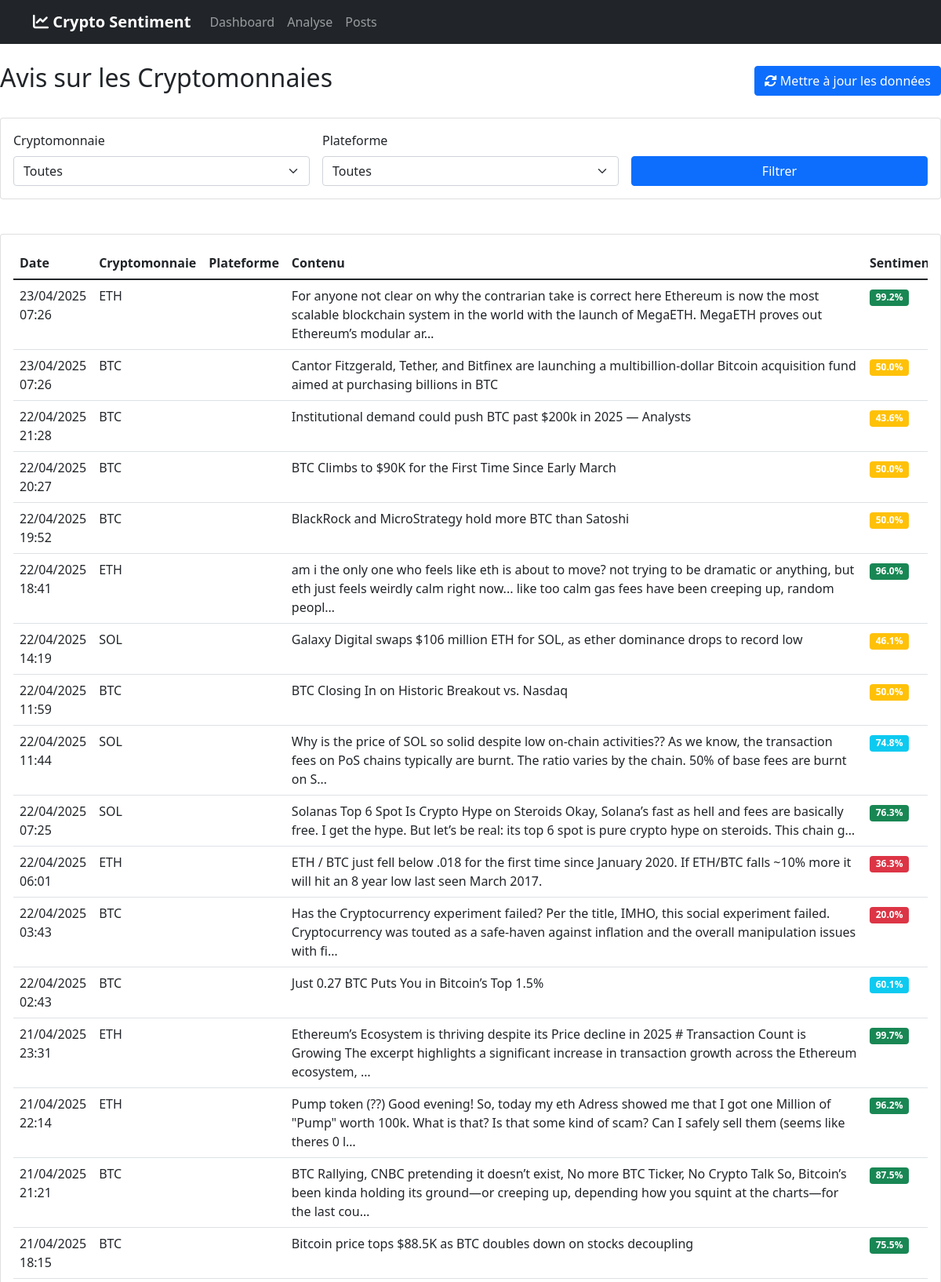
/posts/ (upper part), run on the app's committed database.
### crypto_sentiment/models.py (models this page shows, shortened)
class SocialMediaPost(models.Model):
    PLATFORM_CHOICES = [
        ('reddit', 'Reddit'),
        ('4chan', '4chan'),
    ]
    cryptocurrency = models.ForeignKey(Cryptocurrency, on_delete=models.CASCADE)
    content = models.TextField()
    platform = models.CharField(max_length=10, choices=PLATFORM_CHOICES)
    created_at = models.DateTimeField(auto_now_add=True)
    collected_at = models.DateTimeField(default=timezone.now)
    sentiment_score = models.FloatField(null=True, blank=True)
    post_id = models.CharField(max_length=100, unique=True, null=True, blank=True)

class Cryptocurrency(models.Model):
    name = models.CharField(max_length=100)
    symbol = models.CharField(max_length=10, unique=True)
    created_at = models.DateTimeField(auto_now_add=True)

### crypto_sentiment/views.py (the view)
# urls.py: path('posts/', views.posts_list, name='posts_list'),
def posts_list(request):
    posts = SocialMediaPost.objects.select_related('cryptocurrency').order_by('-created_at')
    crypto_symbol = request.GET.get('crypto')
    if crypto_symbol:
        posts = posts.filter(cryptocurrency__symbol=crypto_symbol)
    platform = request.GET.get('platform')
    if platform:
        posts = posts.filter(platform__iexact=platform)  # Utiliser iexact pour une comparaison insensible à la casse
    cryptocurrencies = Cryptocurrency.objects.all()
    context = {
        'posts': posts,
        'cryptocurrencies': cryptocurrencies,
        'selected_crypto': crypto_symbol,
        'selected_platform': platform,
    }
    return render(request, 'crypto_sentiment/posts_list.html', context)

### crypto_sentiment/templatetags/crypto_tags.py (called while the page is built)
@register.filter
def get_sentiment_class(score):
    if score is None:
        return 'secondary'  # Gris pour les valeurs manquantes
    if score >= 75:
        return 'success'    # Vert pour très positif
    elif score >= 60:
        return 'info'       # Bleu pour positif
    elif score >= 40:
        return 'warning'    # Jaune pour neutre
    else:
        return 'danger'     # Rouge pour négatif

### crypto_sentiment/templates/crypto_sentiment/posts_list.html (shortened to what this page needs)
{% extends 'crypto_sentiment/base.html' %}
{% load static %}
{% load crypto_tags %}
{% block content %}
<div class="row mb-4">
    <div class="col-md-12">
        <div class="d-flex justify-content-between align-items-center">
            <h2>Avis sur les Cryptomonnaies</h2>
            <form method="post" action="{% url 'crypto_sentiment:trigger_scraping' %}" class="d-inline">
                <button type="submit" class="btn btn-primary">
                    <i class="fas fa-sync-alt"></i> Mettre à jour les données
                </button>
            </form>
        </div>
    </div>
</div>
<div class="row mb-4">
    <div class="col-md-12">
        <div class="card">
            <div class="card-body">
                <form method="get" class="row g-3">
                    <div class="col-md-4">
                        <label for="crypto" class="form-label">Cryptomonnaie</label>
                        <select name="crypto" id="crypto" class="form-select">
                            <option value="">Toutes</option>
                        </select>
                    </div>
                    <div class="col-md-4">
                        <label for="platform" class="form-label">Plateforme</label>
                        <select name="platform" id="platform" class="form-select">
                            <option value="">Toutes</option>
                        </select>
                    </div>
                    <div class="col-md-4 d-flex align-items-end">
                        <button type="submit" class="btn btn-primary w-100">Filtrer</button>
                    </div>
                </form>
            </div>
        </div>
    </div>
</div>
<div class="row">
    <div class="col-md-12">
        <div class="card">
            <div class="card-body">
                <div class="table-responsive">
                    <table class="table table-hover">
                        <thead>
                            <tr>
                                <th>Date</th>
                                <th>Cryptomonnaie</th>
                                <th>Plateforme</th>
                                <th>Contenu</th>
                                <th>Sentiment</th>
                            </tr>
                        </thead>
                        <tbody>
                            {% for post in posts %}
                            <tr>
                                <td>{{ post.created_at|date:"d/m/Y H:i" }}</td>
                                <td>{{ post.cryptocurrency.symbol }}</td>
                                <td>
                                    <span class="badge {% if post.platform == 'reddit' %}bg-primary{% elif post.platform == 'cryptofr' %}bg-success{% elif post.platform == 'jvcom' %}bg-info{% endif %}">
                                    </span>
                                </td>
                                <td>{{ post.content|truncatechars:200 }}</td>
                                <td>
                                    <span class="badge bg-{{ post.sentiment_score|get_sentiment_class }}">
                                        {{ post.sentiment_score|floatformat:1 }}%
                                    </span>
                                </td>
                            </tr>
                            {% empty %}
                            <tr>
                                <td colspan="5" class="text-center">Aucun post trouvé</td>
                            </tr>
                            {% endfor %}
                        </tbody>
                    </table>
                </div>
            </div>
        </div>
    </div>
</div>
{% endblock %}

### crypto_sentiment/templates/crypto_sentiment/base.html (style rules this page uses)
.card { margin-bottom: 20px; }

### data on the page
SocialMediaPost: created_at "23/04/2025 07:26", cryptocurrency.symbol "ETH", content "For anyone not clear on why the contrarian take is correct here Ethereum is now the most scalable blockchain system in the world with the launch of MegaETH. MegaETH proves out Ethereum’s modular ar…", sentiment_score "99.2"
SocialMediaPost: created_at "23/04/2025 07:26", cryptocurrency.symbol "BTC", content "Cantor Fitzgerald, Tether, and Bitfinex are launching a multibillion-dollar Bitcoin acquisition fund aimed at purchasing billions in BTC", sentiment_score "50.0"
SocialMediaPost: created_at "22/04/2025 21:28", cryptocurrency.symbol "BTC", content "Institutional demand could push BTC past $200k in 2025 — Analysts", sentiment_score "43.6"
SocialMediaPost: created_at "22/04/2025 20:27", cryptocurrency.symbol "BTC", content "BTC Climbs to $90K for the First Time Since Early March", sentiment_score "50.0"
SocialMediaPost: created_at "22/04/2025 19:52", cryptocurrency.symbol "BTC", content "BlackRock and MicroStrategy hold more BTC than Satoshi", sentiment_score "50.0"
SocialMediaPost: created_at "22/04/2025 18:41", cryptocurrency.symbol "ETH", content "am i the only one who feels like eth is about to move? not trying to be dramatic or anything, but eth just feels weirdly calm right now... like too calm gas fees have been creeping up, random peopl…", sentiment_score "96.0"
SocialMediaPost: created_at "22/04/2025 14:19", cryptocurrency.symbol "SOL", content "Galaxy Digital swaps $106 million ETH for SOL, as ether dominance drops to record low", sentiment_score "46.1"
SocialMediaPost: created_at "22/04/2025 11:59", cryptocurrency.symbol "BTC", content "BTC Closing In on Historic Breakout vs. Nasdaq", sentiment_score "50.0"
SocialMediaPost: created_at "22/04/2025 11:44", cryptocurrency.symbol "SOL", content "Why is the price of SOL so solid despite low on-chain activities?? As we know, the transaction fees on PoS chains typically are burnt. The ratio varies by the chain. 50% of base fees are burnt on S…", sentiment_score "74.8"
SocialMediaPost: created_at "22/04/2025 07:25", cryptocurrency.symbol "SOL", content "Solanas Top 6 Spot Is Crypto Hype on Steroids Okay, Solana’s fast as hell and fees are basically free. I get the hype. But let’s be real: its top 6 spot is pure crypto hype on steroids. This chain g…", sentiment_score "76.3"
SocialMediaPost: created_at "22/04/2025 06:01", cryptocurrency.symbol "ETH", content "ETH / BTC just fell below .018 for the first time since January 2020. If ETH/BTC falls ~10% more it will hit an 8 year low last seen March 2017.", sentiment_score "36.3"
SocialMediaPost: created_at "22/04/2025 03:43", cryptocurrency.symbol "BTC", content "Has the Cryptocurrency experiment failed? Per the title, IMHO, this social experiment failed. Cryptocurrency was touted as a safe-haven against inflation and the overall manipulation issues with fi…", sentiment_score "20.0"
SocialMediaPost: created_at "22/04/2025 02:43", cryptocurrency.symbol "BTC", content "Just 0.27 BTC Puts You in Bitcoin’s Top 1.5%", sentiment_score "60.1"
SocialMediaPost: created_at "21/04/2025 23:31", cryptocurrency.symbol "ETH", content "Ethereum’s Ecosystem is thriving despite its Price decline in 2025 # Transaction Count is Growing The excerpt highlights a significant increase in transaction growth across the Ethereum ecosystem, …", sentiment_score "99.7"
SocialMediaPost: created_at "21/04/2025 22:14", cryptocurrency.symbol "ETH", content "Pump token (??) Good evening! So, today my eth Adress showed me that I got one Million of \"Pump\" worth 100k. What is that? Is that some kind of scam? Can I safely sell them (seems like theres 0 l…", sentiment_score "96.2"
SocialMediaPost: created_at "21/04/2025 21:21", cryptocurrency.symbol "BTC", content "BTC Rallying, CNBC pretending it doesn’t exist, No more BTC Ticker, No Crypto Talk So, Bitcoin’s been kinda holding its ground—or creeping up, depending how you squint at the charts—for the last cou…", sentiment_score "87.5"
SocialMediaPost: created_at "21/04/2025 18:15", cryptocurrency.symbol "BTC", content "Bitcoin price tops $88.5K as BTC doubles down on stocks decoupling", sentiment_score "75.5"
